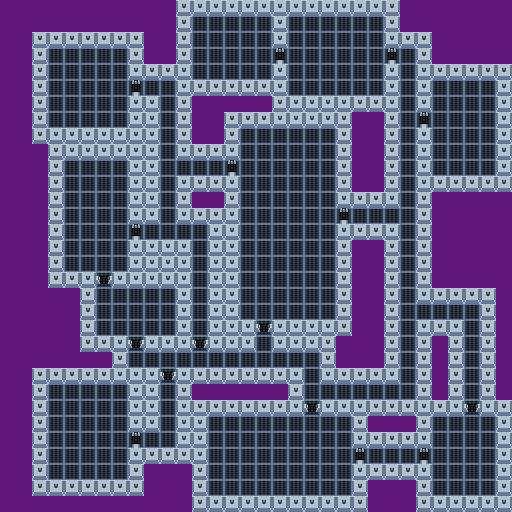

A 2D game scene composited from a Tiled map and its tileset images. What follows is a short description and the map's XML, with every tile layer's data as written:
An orthogonal 32x32 tile map with 16x16 px tiles, 1 tile layer (Tile Layer 1).

<map version="1.2" tiledversion="1.3.2" orientation="orthogonal" renderorder="right-down" compressionlevel="-1" width="32" height="32" tilewidth="16" tileheight="16" infinite="0" nextlayerid="2" nextobjectid="1">
 <tileset firstgid="1" name="tilemap" tilewidth="16" tileheight="16" tilecount="64" columns="8">
  <image source="tilemap.png" width="128" height="128" />
 </tileset>
 <layer id="1" name="Tile Layer 1" width="32" height="32">
  <data encoding="csv">
1,1,1,1,1,1,1,1,1,1,1,3,3,3,3,3,3,3,3,3,3,3,3,3,3,1,1,1,1,1,1,1,
1,1,1,1,1,1,1,1,1,1,1,3,2,2,2,2,2,3,2,2,2,2,2,2,3,1,1,1,1,1,1,1,
1,1,3,3,3,3,3,3,3,1,1,3,2,2,2,2,2,3,2,2,2,2,2,2,3,3,3,1,1,1,1,1,
1,1,3,2,2,2,2,2,3,1,1,3,2,2,2,2,2,7,2,2,2,2,2,2,7,2,3,1,1,1,1,1,
1,1,3,2,2,2,2,2,3,3,3,3,2,2,2,2,2,3,2,2,2,2,2,2,3,2,3,3,3,3,3,3,
1,1,3,2,2,2,2,2,7,2,2,3,3,3,3,3,3,3,2,2,2,2,2,2,3,2,3,2,2,2,2,3,
1,1,3,2,2,2,2,2,3,3,2,3,1,1,1,1,1,3,3,3,3,3,3,3,3,2,3,2,2,2,2,3,
1,1,3,2,2,2,2,2,3,3,2,3,1,1,3,3,3,3,3,3,3,3,1,1,3,2,7,2,2,2,2,3,
1,1,3,3,3,3,3,3,3,3,2,3,1,1,3,2,2,2,2,2,2,3,1,1,3,2,3,2,2,2,2,3,
1,1,1,3,3,3,3,3,3,3,2,3,3,3,3,2,2,2,2,2,2,3,1,1,3,2,3,2,2,2,2,3,
1,1,1,3,2,2,2,2,3,3,2,2,2,2,7,2,2,2,2,2,2,3,1,1,3,2,3,2,2,2,2,3,
1,1,1,3,2,2,2,2,3,3,2,3,3,3,3,2,2,2,2,2,2,3,1,1,3,2,3,3,3,3,3,3,
1,1,1,3,2,2,2,2,3,3,2,3,1,1,3,2,2,2,2,2,2,3,3,3,3,2,3,1,1,1,1,1,
1,1,1,3,2,2,2,2,3,3,2,3,3,3,3,2,2,2,2,2,2,7,2,2,2,2,3,1,1,1,1,1,
1,1,1,3,2,2,2,2,7,2,2,2,2,3,3,2,2,2,2,2,2,3,3,3,3,2,3,1,1,1,1,1,
1,1,1,3,2,2,2,2,3,3,3,3,2,3,3,2,2,2,2,2,2,3,1,1,3,2,3,1,1,1,1,1,
1,1,1,3,2,2,2,2,3,3,3,3,2,3,3,2,2,2,2,2,2,3,1,1,3,2,3,1,1,1,1,1,
1,1,1,3,3,3,5,3,3,3,3,3,2,3,3,2,2,2,2,2,2,3,1,1,3,2,3,1,1,1,1,1,
1,1,1,1,1,3,2,2,2,2,2,3,2,3,3,2,2,2,2,2,2,3,1,1,3,2,3,3,3,3,3,1,
1,1,1,1,1,3,2,2,2,2,2,3,2,3,3,2,2,2,2,2,2,3,1,1,3,2,2,2,2,2,3,1,
1,1,1,1,1,3,2,2,2,2,2,3,2,3,3,3,5,3,3,3,3,3,1,1,3,2,3,3,3,2,3,1,
1,1,1,1,1,3,3,3,5,3,3,3,5,3,3,3,2,3,3,3,3,1,1,1,3,2,3,1,3,2,3,1,
1,1,1,1,1,1,1,3,2,2,2,2,2,2,2,2,2,2,2,2,3,1,1,1,3,2,3,1,3,2,3,1,
1,1,3,3,3,3,3,3,3,3,5,3,3,3,3,3,3,3,3,2,3,3,3,3,3,2,3,1,3,2,3,1,
1,1,3,2,2,2,2,2,3,3,2,3,1,1,1,1,1,1,3,2,2,2,2,2,2,2,3,1,3,2,3,1,
1,1,3,2,2,2,2,2,3,3,2,3,3,3,3,3,3,3,3,5,3,3,3,3,3,3,3,3,3,5,3,3,
1,1,3,2,2,2,2,2,3,3,2,3,3,2,2,2,2,2,2,2,2,2,3,1,1,1,3,2,2,2,2,3,
1,1,3,2,2,2,2,2,7,2,2,3,3,2,2,2,2,2,2,2,2,2,3,3,3,3,3,2,2,2,2,3,
1,1,3,2,2,2,2,2,3,3,3,3,3,2,2,2,2,2,2,2,2,2,7,2,2,2,7,2,2,2,2,3,
1,1,3,2,2,2,2,2,3,1,1,1,3,2,2,2,2,2,2,2,2,2,3,3,3,3,3,2,2,2,2,3,
1,1,3,3,3,3,3,3,3,1,1,1,3,2,2,2,2,2,2,2,2,2,3,1,1,1,3,2,2,2,2,3,
1,1,1,1,1,1,1,1,1,1,1,1,3,3,3,3,3,3,3,3,3,3,3,1,1,1,3,3,3,3,3,3
</data>
 </layer>
</map>
